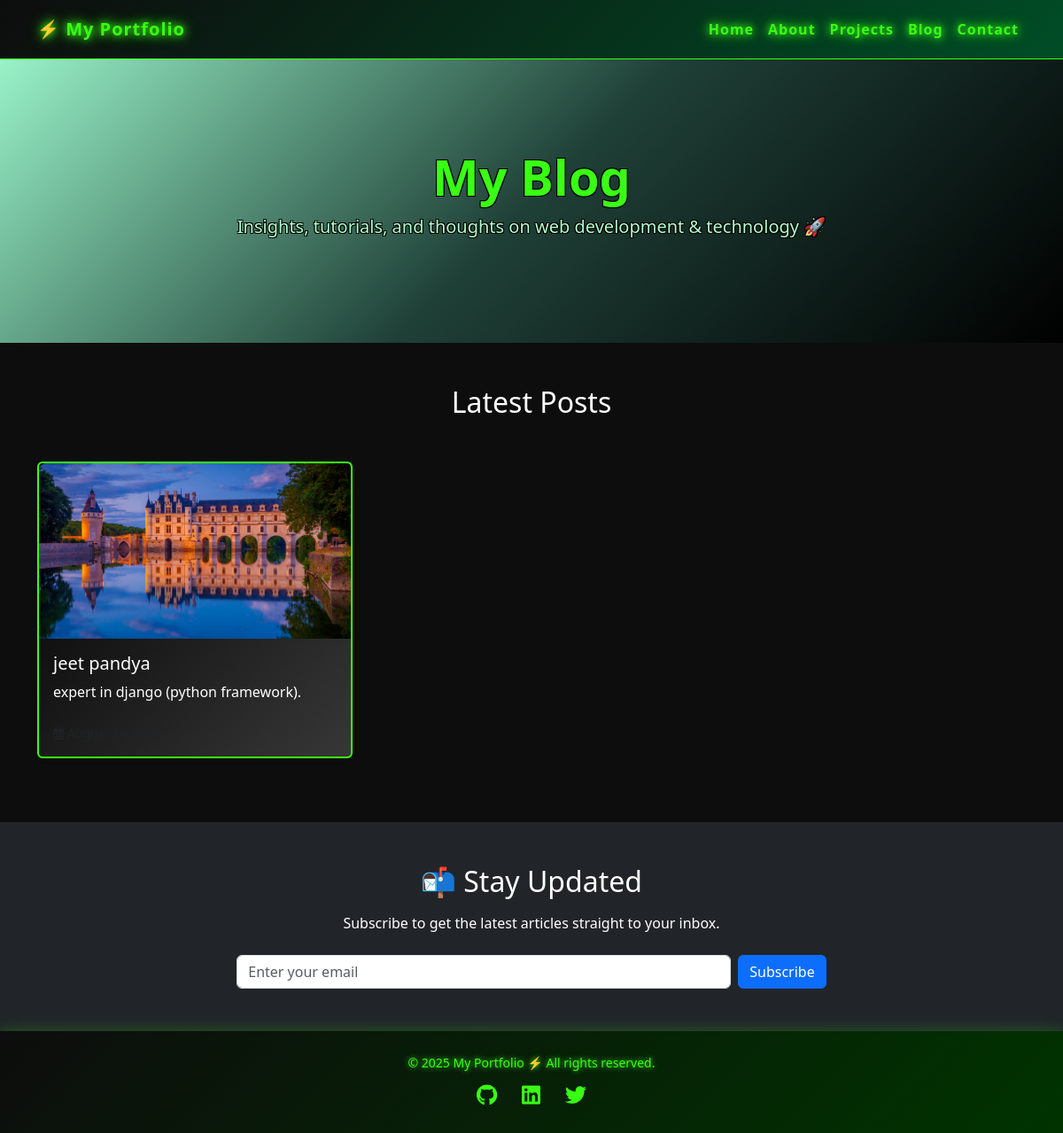
Screenshot of /blog/ with the database file from the repository.
### jeet/models.py (models this page shows, shortened)
class BlogPost(models.Model):
    title = models.CharField(max_length=200)
    slug = models.SlugField(unique=True)
    content = models.TextField()
    excerpt = models.TextField(max_length=300)
    featured_image = models.ImageField(upload_to='blog/')
    published_date = models.DateTimeField()
    is_published = models.BooleanField(default=False)

### jeet/views.py (the view)
# urls.py: path('blog/', views.blog, name='blog'),
def blog(request):
    if request.method == "GET":
        posts = BlogPost.objects.all()
        return render(request, 'blog.html', {"posts": posts})

### templates/blog.html (shortened to what this page needs)
{% extends 'base.html' %}
{% load static %}
{% block content %}
<section class="text-center text-white d-flex align-items-center"
         style="background: linear-gradient(135deg, #99f2c8, #1f4037, #000); height: 40vh;">
    <div class="container">
        <h1 class="display-4 fw-bold toxic-green">My Blog</h1>
        <p class="lead toxic-sub">Insights, tutorials, and thoughts on web development & technology 🚀</p>
    </div>
</section>
<section class="py-5">
    <div class="container">
        <h2 class="text-center mb-5">Latest Posts</h2>
        <div class="row">
            {% for post in posts %}
            <div class="col-lg-4 col-md-6 mb-4">
                <div class="card h-100 shadow-sm border-0 project-card bg-gradient-to-right toxic-border"
                     style="background: linear-gradient(135deg, #000000ff, #373737ff);">
                    <div class="card-img-container">
                        <img src="{{ post.featured_image.url }}" class="card-img-top" alt="{{ post.title }}">
                    </div>
                    <div class="card-body d-flex flex-column">
                        <h5 class="card-title text-white">{{ post.title }}</h5>
                        <p class="card-text text-white">{{ post.excerpt|truncatewords:25 }}</p>
                        <div class="d-flex justify-content-between align-items-center mt-auto">
                            <small class="text-muted">
                                <i class="far fa-calendar-alt"></i> {{ post.published_date|date:"F d, Y" }}
                            </small>
                        </div>
                    </div>
                </div>
            </div>
            {% empty %}
            <p class="text-center">No blog posts available yet. ✍️</p>
            {% endfor %}
        </div>
    </div>
</section>
<section class="py-5 bg-dark text-white text-center">
    <div class="container">
        <h2 class="mb-3">📬 Stay Updated</h2>
        <p class="mb-4">Subscribe to get the latest articles straight to your inbox.</p>
        <form class="d-flex justify-content-center">
            <input type="email" class="form-control w-50 me-2" placeholder="Enter your email">
            <button type="submit" class="btn btn-primary">Subscribe</button>
        </form>
    </div>
</section>
{% endblock %}

### templates/base.html (style rules this page uses)
:root { --toxic-green: #39ff14; --dark-bg: #0d0d0d; --deep-green: #004d26; }
body { background: var(--dark-bg); color: #fff; font-family: 'Segoe UI', Tahoma, Geneva, Verdana, sans-serif; }
.toxic-green { color: #39ff14; text-shadow: -1px -1px 0 #000, 1px -1px 0 #000, -1px 1px 0 #000, 1px 1px 0 #000; }
.toxic-sub { color: #b3ffcc; text-shadow: -1px -1px 0 #000, 1px -1px 0 #000, -1px 1px 0 #000, 1px 1px 0 #000; }
.toxic-border { border: 2px solid #39ff14 !important; }

### templates/blog.html (style rules this page uses)
.card-img-container { overflow: hidden; border-top-left-radius: .5rem; border-top-right-radius: .5rem; }
.card-img-container img { transition: transform 0.4s ease; }

### rows the page displays
BlogPost: featured_image (picture), title "jeet pandya", excerpt "expert in django (python framework)."
